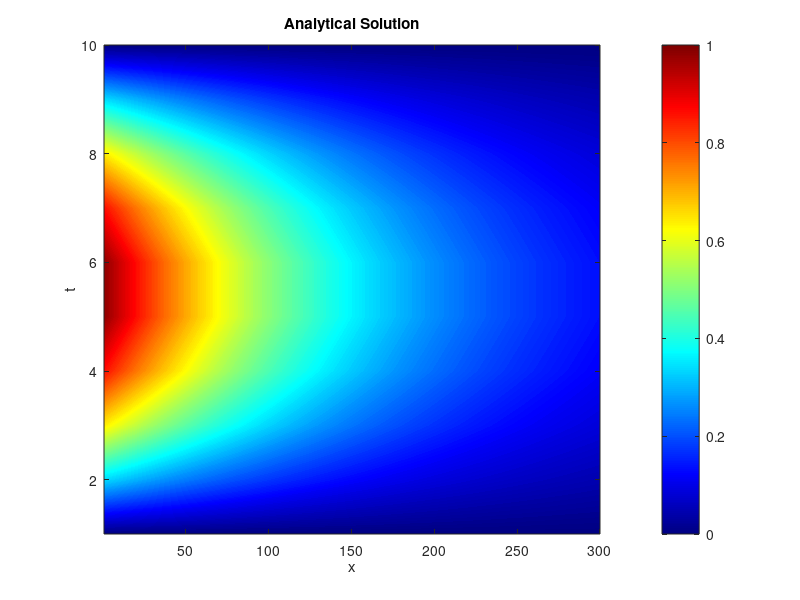
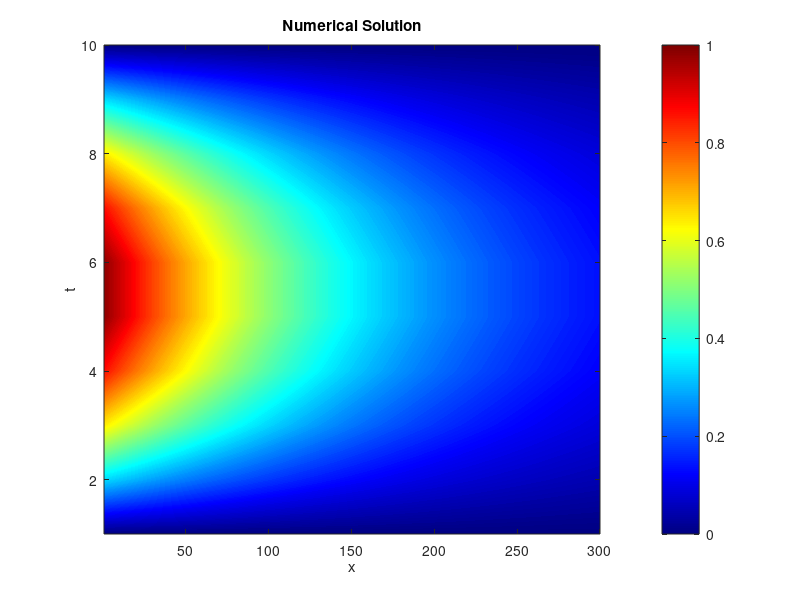
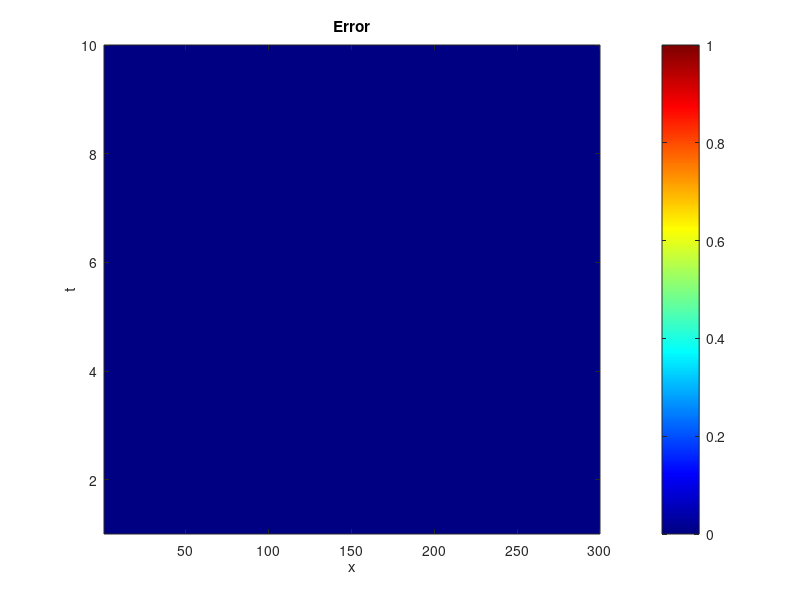

MATLAB code for these plots, in order:
%%% Numerical Solution of 1D Heat Equation using Finite 
%%% Differemce method


clc
clear
close all

nx = 10;
nt = 300;
a = 0;
b = 1;
t0 = 0;
tf = 0.2;
dx = (b-a)/(nx-1);
dt = (tf-t0)/(nt-1);
x = a:dx:b;
t = t0:dt:tf;

s = dt/dx^2;

%% Analytical Solution
UA = zeros(nx,nt);

for j = 1:nt
    for i = 1:nx
        UA(i,j) = sin(pi*x(i))*exp(-pi^2*t(j));
    end
end

figure()

contourf(UA,200,'linecolor','non')
xlabel('x')
ylabel('t')
title('Analytical Solution')
colormap(jet(256))

colorbar
caxis([0,1])



%%% Numerical Solution

% initial cond


UN = zeros(nx,nt);
UN(:,1) = sin(pi*x);
for j = 1:nt-1
    for i = 2:nx-1
        UN(i,j+1) = s*UN(i-1,j) + (1-2*s)*UN(i,j) + s*UN(i+1,j);
    end
end

figure()

contourf(UN,200,'linecolor','non')
xlabel('x')
ylabel('t')
title('Numerical Solution')
colormap(jet(256))

colorbar
caxis([0,1])


% Error
E = abs(UA-UN)

figure()

contourf(E,200,'linecolor','non')
xlabel('x')
ylabel('t')
title('Error')
colormap(jet(256))

colorbar
caxis([0,1])
